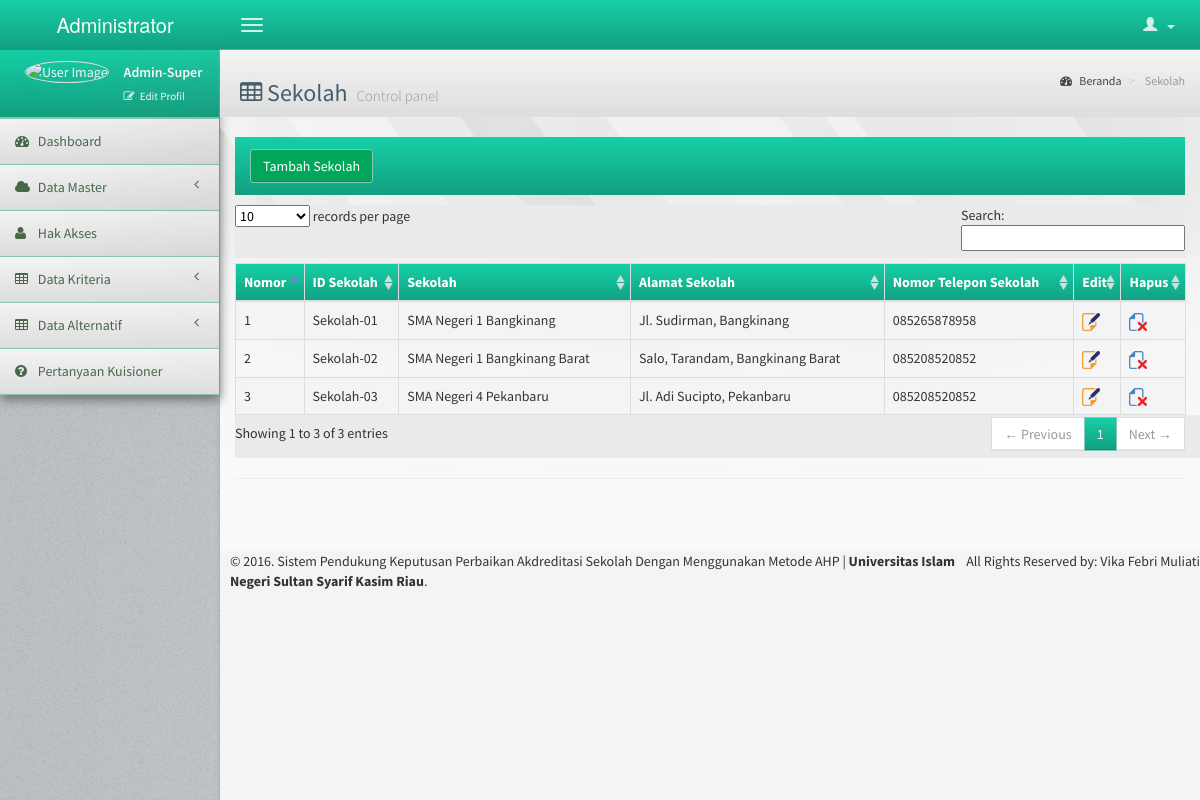
Screenshot of /index2.php?modul=sekolah&aksi=tampil (signed in) with the database file from the repository.
### tables this page shows
CREATE TABLE IF NOT EXISTS `sekolah` (
  `id_sekolah` varchar(10) NOT NULL,
  `nama_sekolah` varchar(75) NOT NULL,
  `alamat_sekolah` text NOT NULL,
  `nomor_telepon_sekolah` varchar(12) NOT NULL,
  PRIMARY KEY (`id_sekolah`)
);

### modul/sekolah/sekolah.php (the view, shortened to what this page needs)
<?php
$modul=isset($_GET['aksi']) ?$_GET['aksi'] : '';
switch ($modul) {
	case "tampil":
	if ($_SESSION['status_login']=='Admin Sekolah') {
		$sql_tampil = "Select * from sekolah where id_sekolah = '".$_SESSION["id_sekolah"]."'";
		$run_sql = mysql_query($sql_tampil);
	}
	else {
		$sql_tampil = "Select * from sekolah";
		$run_sql = mysql_query($sql_tampil);
	}
	echo'
		<h4 class="widgettitle">
	';
	if ($_SESSION['status_login']=='Administrator') {
		echo'
			<a class="btn btn-success" href="index2.php?modul='.$_GET['modul'].'&aksi=tambah">Tambah '.ucwords(str_replace("_"," ", $_GET['modul'])).'</a>
		';
	}
	else {
		echo'Profil Sekolah';
	}
		echo'
		</h4>
		<div class="clear"></div>
			<table id="example1" class="table table-bordered table-striped">
				<thead>
					<tr>
						<th>Nomor</th>
						<th>ID Sekolah</th>
						<th>Sekolah</th>
						<th>Alamat Sekolah</th>
						<th>Nomor Telepon Sekolah</th>';
						if ($_SESSION['status_login']=='Kadis') {
						}
						else if ($_SESSION['status_login']=='Administrator') {
							echo'
							<th>Edit</th>
							<th>Hapus</th>
							';
						}
						else if ($_SESSION['status_login']=='Admin Sekolah') {
							echo'
							<th>Edit</th>
							';
						}
					echo'
					</tr>
				</thead>
				<tbody>';
				$no=1;
					while ($data=mysql_fetch_array($run_sql)) {
					echo '
					<tr>
						<td>'.$no.'</td>
						<td>'.$data['id_sekolah'].'</td>
						<td>'.$data['nama_sekolah'].'</td>
						<td>'.$data['alamat_sekolah'].'</td>
						<td>'.$data['nomor_telepon_sekolah'].'</td>';
						if ($_SESSION['status_login']=='Kadis') {
						}
						else if ($_SESSION['status_login']=='Administrator') {
							echo'
							<td><a class="logdrop1" role="menuitem" tabindex="-1" href="index2.php?modul='.$_GET['modul'].'&aksi=edit&id_sekolah='.$data['id_sekolah'].'"><img src="images/edit.png"></a></td>
							<td><a class="logdrop1" role="menuitem" tabindex="-1" href="modul/'.$_GET['modul'].'/aksi_'.$_GET['modul'].'.php?modul='.$_GET['modul'].'&aksi=hapus&id_sekolah='.$data['id_sekolah'].'""><img src="images/hapus.png"></a></td>
							';
						}
						else if ($_SESSION['status_login']=='Admin Sekolah') {
							echo'
							<td><a class="logdrop1" role="menuitem" tabindex="-1" href="index2.php?modul='.$_GET['modul'].'&aksi=edit&id_sekolah='.$data['id_sekolah'].'"><img src="images/edit.png"></a></td>
							';
						}
					echo'
					</tr>';
					$no++;
					}
				echo'
				</tbody>
			</table>
			';
	break;
}
?>

### rows the page displays
sekolah: id_sekolah "Sekolah-01", nama_sekolah "SMA Negeri 1 Bangkinang", alamat_sekolah "Jl. Sudirman, Bangkinang", nomor_telepon_sekolah "085265878958"
sekolah: id_sekolah "Sekolah-02", nama_sekolah "SMA Negeri 1 Bangkinang Barat", alamat_sekolah "Salo, Tarandam, Bangkinang Barat", nomor_telepon_sekolah "085208520852"
sekolah: id_sekolah "Sekolah-03", nama_sekolah "SMA Negeri 4 Pekanbaru", alamat_sekolah "Jl. Adi Sucipto, Pekanbaru", nomor_telepon_sekolah "085208520852"

### other values shown
$_SESSION['status_login'] "Administrator"
str_replace("_"," ", $_GET['modul']) "Sekolah"
